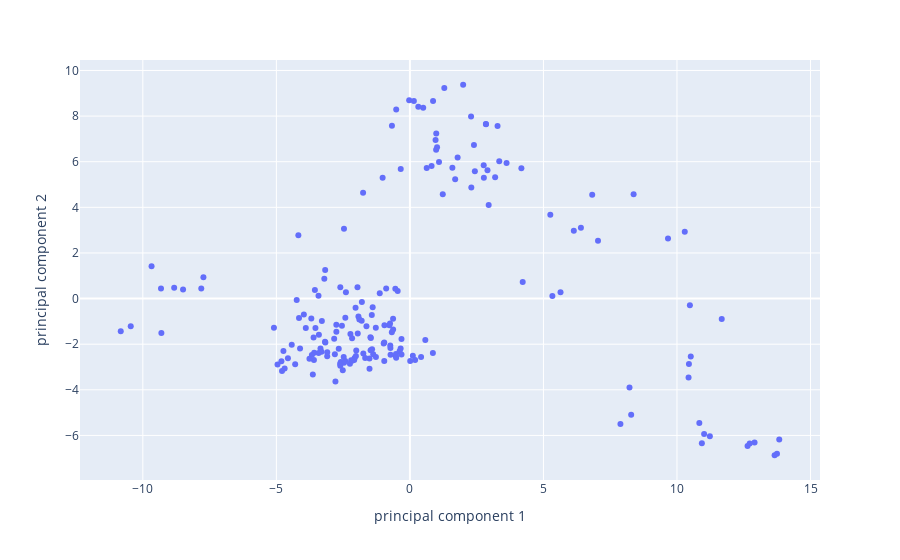

Notebook cell for this chart:
### Markdown cell above
## PCA for normalised and Standardised data

### Code cell
from sklearn.decomposition import PCA
import plotly.express as px

# Perform PCA with n_components=2
pca = PCA(n_components=2)
principalComponents = pca.fit_transform(df_no_outliers)

# Create a DataFrame with the principal components
df_pca = pd.DataFrame(data = principalComponents, columns = ['principal component 1', 'principal component 2'])

# Plot the principal components using plotly
fig = px.scatter(df_pca, x='principal component 1', y='principal component 2')
fig.show()

### Figure 1 — Plotly figure (JSON) as saved in the notebook; plotly's stock layout.template omitted (floating-point values rounded to 4 significant figures; data arrays with more than 128 entries replaced by an {"elided": "..."} marker saying what was removed)
{"data": [{"hovertemplate": "principal component 1=%{x}<br>principal component 2=%{y}<extra></extra>", "legendgroup": "", "marker": {"color": "#636efa", "symbol": "circle"}, "mode": "markers", "name": "", "orientation": "v", "showlegend": false, "type": "scatter", "x": {"elided": "189 float values"}, "xaxis": "x", "y": {"elided": "189 float values"}, "yaxis": "y"}], "layout": {"legend": {"tracegroupgap": 0}, "margin": {"t": 60}, "xaxis": {"anchor": "y", "domain": [0, 1], "title": {"text": "principal component 1"}}, "yaxis": {"anchor": "x", "domain": [0, 1], "title": {"text": "principal component 2"}}}}
